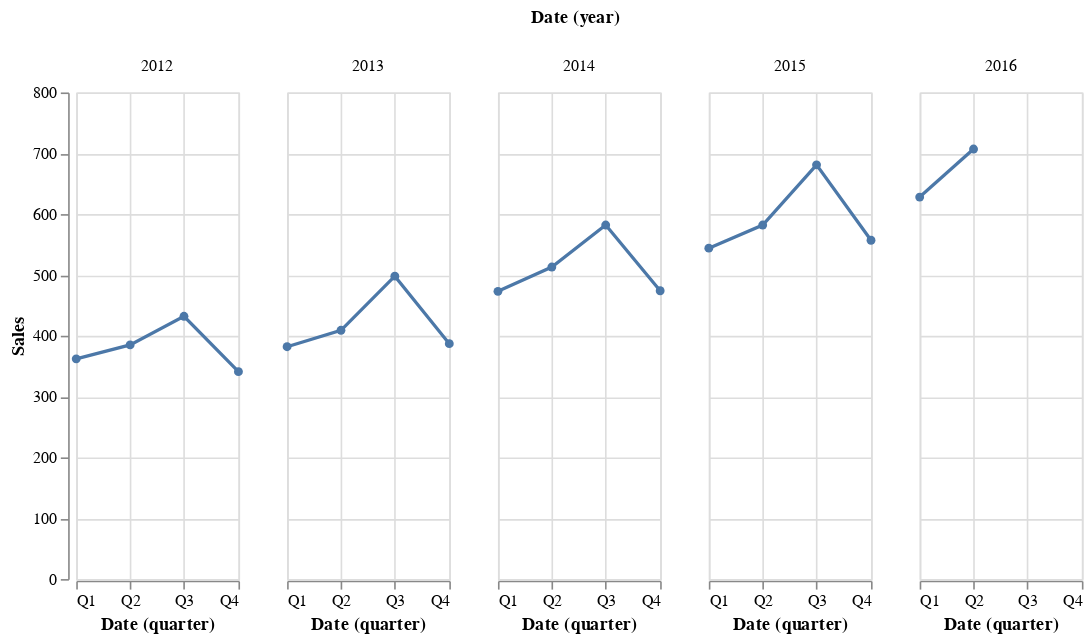

The cell this chart's notebook holds for it:
### Markdown cell above
green : #4daa4e 77 170 78

red: #d6555c rgb(214, 85, 92)

orange: #ff8c0f rgb(255, 161, 40)

blue: #4d6eae rgb(77, 110, 174)

### Code cell
alt.Chart(train.reset_index()).mark_line(point=True).encode(
    x='quarter(Date)', 
    y='Sales',
    column='year(Date)',
    tooltip=['Date', 'Sales']).properties(
    width=100)

### Figure 1 — Vega-Lite specification as saved in the notebook (floating-point values rounded to 4 significant figures)
{"config": {"view": {"continuousWidth": 400, "continuousHeight": 300}}, "data": {"name": "data-74dd0b556d75380e7718fb4a77af8d68"}, "mark": {"type": "line", "point": true}, "encoding": {"column": {"type": "temporal", "field": "Date", "timeUnit": "year"}, "tooltip": [{"type": "temporal", "field": "Date"}, {"type": "quantitative", "field": "Sales"}], "x": {"type": "temporal", "field": "Date", "timeUnit": "quarter"}, "y": {"type": "quantitative", "field": "Sales"}}, "width": 100, "$schema": "https://vega.github.io/schema/vega-lite/v4.0.2.json", "datasets": {"data-74dd0b556d75380e7718fb4a77af8d68": [{"Date": "2012-03-31T00:00:00", "Sales": 362.0}, {"Date": "2012-06-30T00:00:00", "Sales": 385.0}, {"Date": "2012-09-30T00:00:00", "Sales": 432.0}, {"Date": "2012-12-31T00:00:00", "Sales": 341.0}, {"Date": "2013-03-31T00:00:00", "Sales": 382.0}, {"Date": "2013-06-30T00:00:00", "Sales": 409.0}, {"Date": "2013-09-30T00:00:00", "Sales": 498.0}, {"Date": "2013-12-31T00:00:00", "Sales": 387.0}, {"Date": "2014-03-31T00:00:00", "Sales": 473.0}, {"Date": "2014-06-30T00:00:00", "Sales": 513.0}, {"Date": "2014-09-30T00:00:00", "Sales": 582.0}, {"Date": "2014-12-31T00:00:00", "Sales": 474.0}, {"Date": "2015-03-31T00:00:00", "Sales": 544.0}, {"Date": "2015-06-30T00:00:00", "Sales": 582.0}, {"Date": "2015-09-30T00:00:00", "Sales": 681.0}, {"Date": "2015-12-31T00:00:00", "Sales": 557.0}, {"Date": "2016-03-31T00:00:00", "Sales": 628.0}, {"Date": "2016-06-30T00:00:00", "Sales": 707.0}]}}
